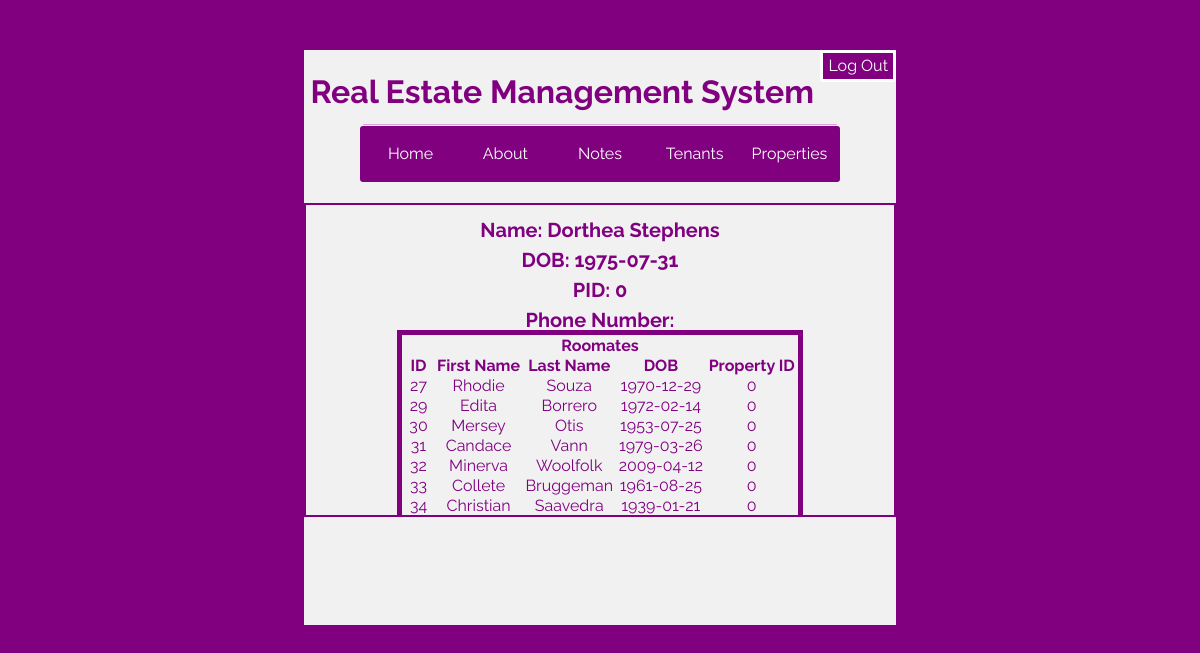
Screenshot of /tenant.php?id=28 (signed in) with the database file from the repository.
### tables this page shows
CREATE TABLE `tenants` (
  `ID` int(6) NOT NULL,
  `fname` varchar(12) NOT NULL,
  `lname` varchar(12) NOT NULL,
  `DOB` date NOT NULL,
  `PID` int(3) NOT NULL
);

### tenant.php (the view, shortened to what this page needs)
<!DOCTYPE html>
<html lang=en>
<head>
    <link rel="stylesheet" type="text/css" href="styles.css">
</head>
<body>
    <div class="wrapperMain"><a href="logout.php"><div class="logOut">Log Out</div></a><br /><h2 id="hStyle">Real Estate Management System</h2> <br /><hr />
        <?php
        include 'navBar.php';
        ?>
    <br />
<?php
$con=mysqli_connect("localhost","root","","realestatesys");
echo "<div class=\"dataOut\">";
$result = mysqli_query($con,"SELECT * FROM Tenants WHERE ID='".$_GET['id']."'");
while($row = mysqli_fetch_array($result))
{
$PIDCurrent = $row['PID'];
echo "<h3>Name: ". $row['fname']." " . $row['lname']. "</h3>";
echo "<h3>DOB: ". $row['DOB']."</h3>";
echo "<h3>PID: ". $PIDCurrent ."</h3>";
echo "<h3>Phone Number: " .$row['phoneNum']  . "</h3>";
break;
}
$result = mysqli_query($con,"SELECT * FROM Tenants WHERE PID='".$PIDCurrent."' AND ID<>'" . $_GET['id'] ."'");
echo "<table>
<tr><th colspan='5'>Roomates</th>
<tr>
<th>ID</th>
<th>First Name</th>
<th>Last Name</th>
<th>DOB</th>
<th>Property ID</th>
</tr>";
while($row = mysqli_fetch_array($result))
{
echo "<tr class=\"trDope\" onclick=\"window.location='tenant.php?id=" . $row['ID'] . "'\">";
echo "<td>" . $row['ID'] . "</td>";
echo "<td>" . $row['fname'] . "</td>";
echo "<td>" . $row['lname'] . "</td>";
echo "<td>" . $row['DOB'] . "</td>";
echo "<td>" . $row['PID'] . "</td>";
echo "</tr>";
}
echo "</table>";
?>
        <br />
    </div>
    </div>
</body>
</html>

### styles.css (style rules this page uses)
body { background-color: purple !important; line-height: 1 !important; }
.wrapperMain { background-color:#f1f1f1; margin:0 auto; width:50%; height:575px; margin-top:50px; overflow: hidden; }
.dataOut { overflow: auto; height: 300px; border: 2px solid purple; margin: 5px auto; padding: 5px; width:auto; display: block; bottom: 1px; }
h2,h3,h4, #hStyle { color:purple !important; text-align: center !important; font-family: 'Raleway', sans-serif !important; padding-top: 10px !important; font-size: inherit !important; font-weight: bold !important; line-height: 1 !important; margin:0 auto !important; box-sizing: inherit !important; }
h3 { font-size: 1.25em !important; }
#hStyle { font-size: 2em !important; }
hr { display: block; height: 1px; border: 0; border-top: 1px solid plum; !important; padding: 0 !important; width:80%; margin: 0 auto !important; }
.logOut { color:white; font-size:16px; text-align:right; float:right; padding:5px; background:purple; border: solid white 3px; border-radius: 3px; transition: 0.8s; display: block; font-family: 'Raleway', sans-serif; }
p,a { font-family: 'Raleway', sans-serif; color:purple; width:80%; margin:auto; !important; }
table { border-collapse:separate; border: 5px solid purple; font-family: 'Raleway', sans-serif; color: purple; margin: 0 auto; text-align: center; }
.trDope { transition-duration:.8s; }
a { text-decoration: none; transition-duration: .8s; }

### rows the page displays
tenants: fname "Dorthea", lname "Stephens", DOB "1975-07-31", PID "0"
tenants: ID "27", fname "Rhodie", lname "Souza", DOB "1970-12-29", PID "0"
tenants: ID "29", fname "Edita", lname "Borrero", DOB "1972-02-14", PID "0"
tenants: ID "30", fname "Mersey", lname "Otis", DOB "1953-07-25", PID "0"
tenants: ID "31", fname "Candace", lname "Vann", DOB "1979-03-26", PID "0"
tenants: ID "32", fname "Minerva", lname "Woolfolk", DOB "2009-04-12", PID "0"
tenants: ID "33", fname "Collete", lname "Bruggeman", DOB "1961-08-25", PID "0"
tenants: ID "34", fname "Christian", lname "Saavedra", DOB "1939-01-21", PID "0"
